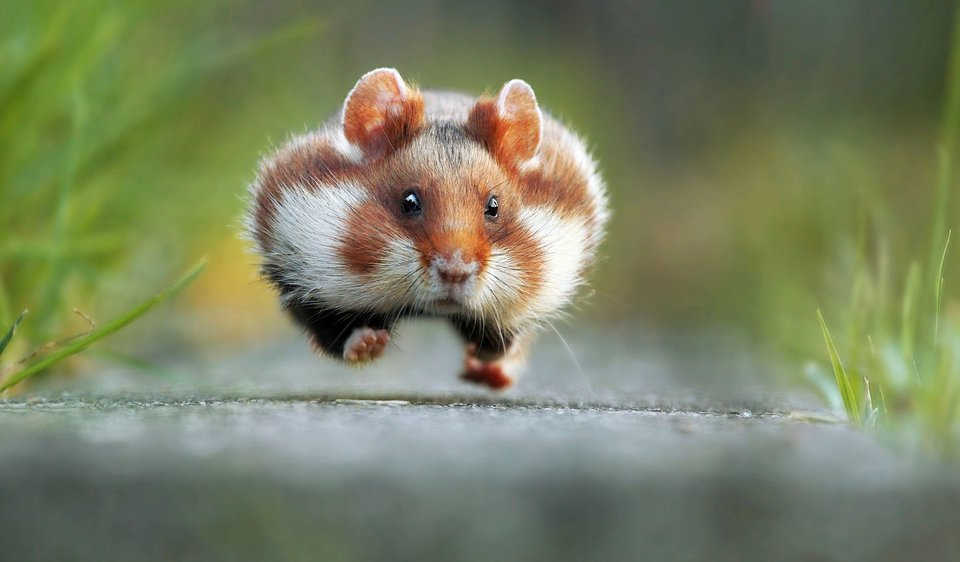
#> input picture opencvexamples/demo_2.jpg, 960 x 562 px
$ python edges1.py
#> lines starting #> are read from the running program, lines starting #| are printed output that depends on the picture; after the words box and inside, x2 and y2 are one past the last pixel; in counts of white or black regions, pixels touching at a corner belong together
import cv2
img = cv2.imread(r'demo_2.jpg')
#> img is the input picture: shape (562, 960, 3); mean B, G, R 98.6, 129.2, 121.8
edges = cv2.Canny(img, 100, 200)
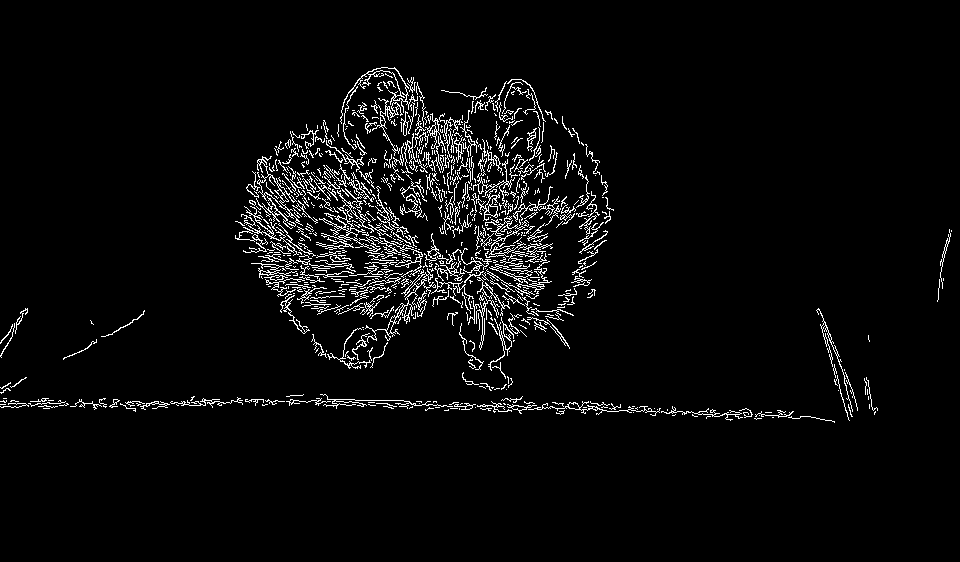
#> edges: shape (562, 960); 4% white in thin lines or dots, all inside (x1, y1, x2, y2) = (0, 67, 952, 423)

cv2.imshow("Edge Detected Image", edges)
cv2.imshow("Original Image", img)
cv2.waitKey(0)  # waits until a key is pressed
cv2.destroyAllWindows()  # destroys the window showing image
